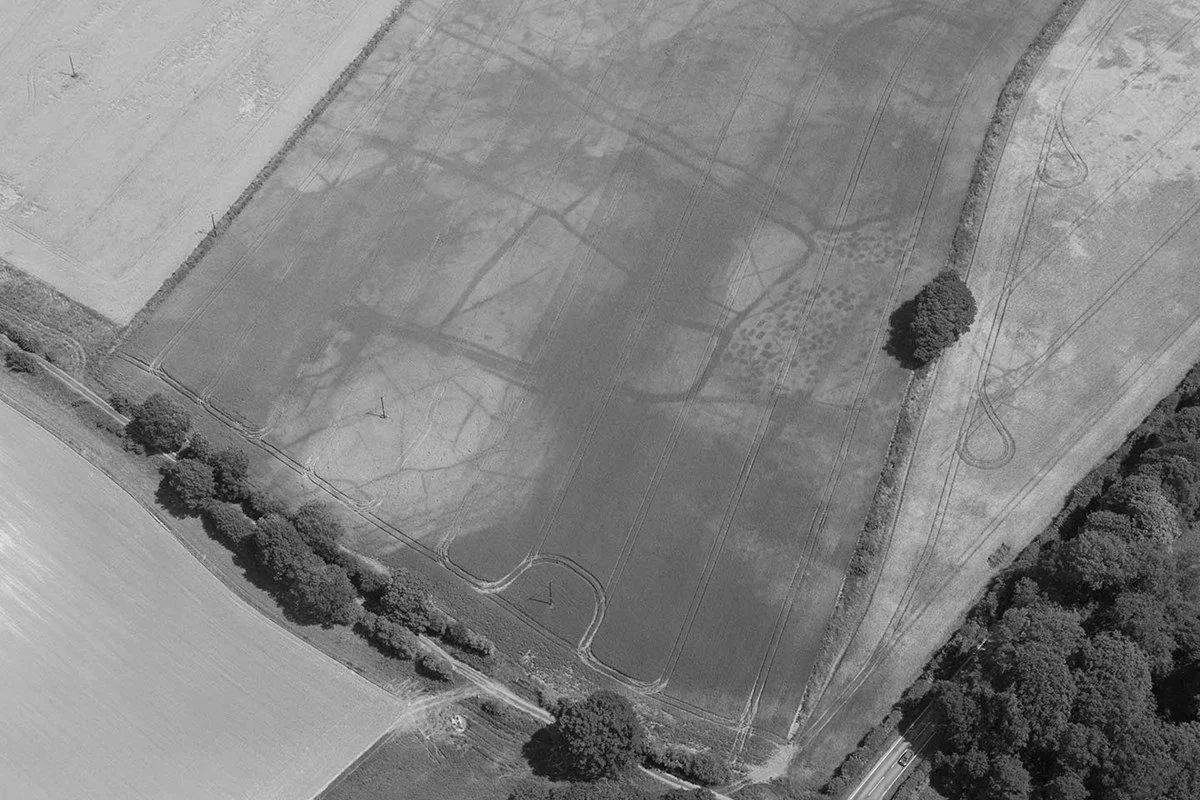
#> input picture Greyscaled/SampleThree.png, 1200 x 800 px, found by its file name; the run also reads 1 picture not shown here
$ python Kirsch.py
#> lines starting #> are read from the running program, lines starting #| are printed output that depends on the picture
import cv2
from cv2 import GaussianBlur
from cv2 import medianBlur
from matplotlib.pyplot import yticks
import numpy as np
import matplotlib.pyplot as plt

img0 = cv2.imread("Greyscaled/SampleThree.png")
#> img0 is the input picture: shape (800, 1200, 3); min 1, max 243, mean 131.2
img1 = cv2.imread("Histogram Equalized.jpg")
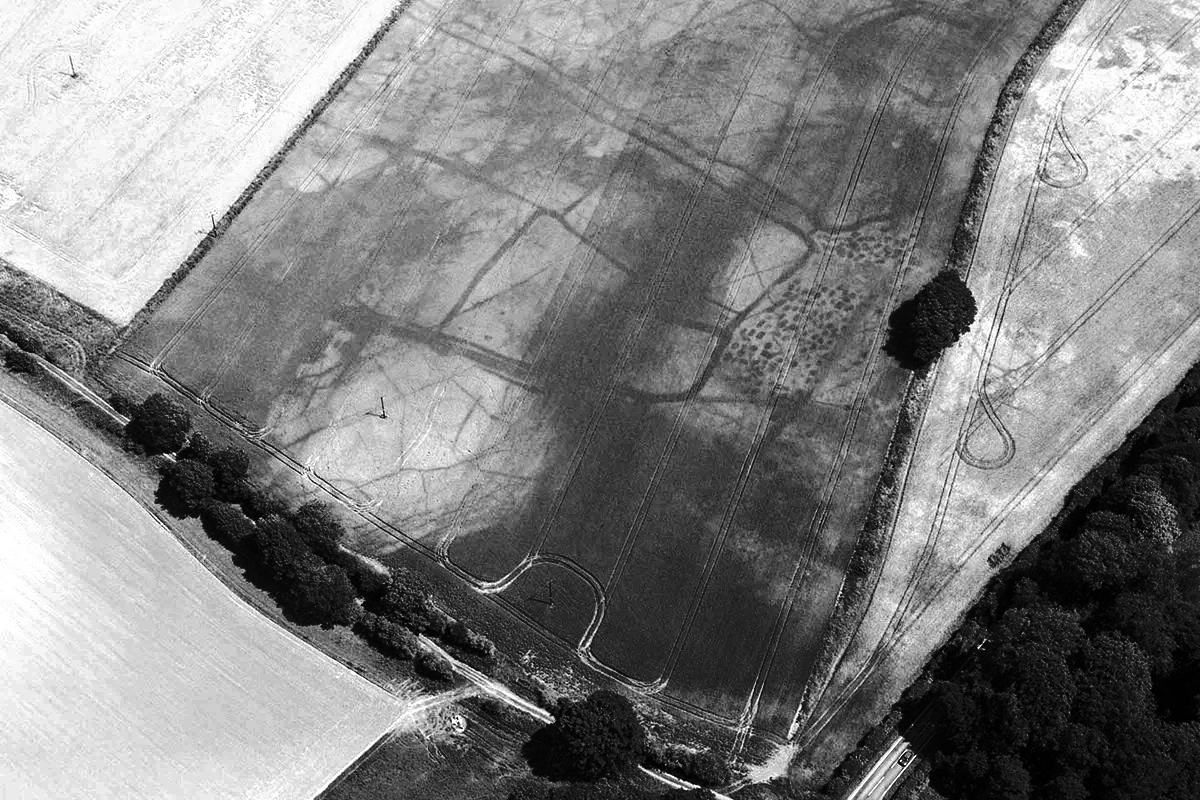
#> input picture Histogram Equalized.jpg, 1200 x 800 px, found by its file name
#> img1 is the input picture: shape (800, 1200, 3); min 0, max 255, mean 129.6
img2 = cv2.imread("SingContrast 0.2.jpg")
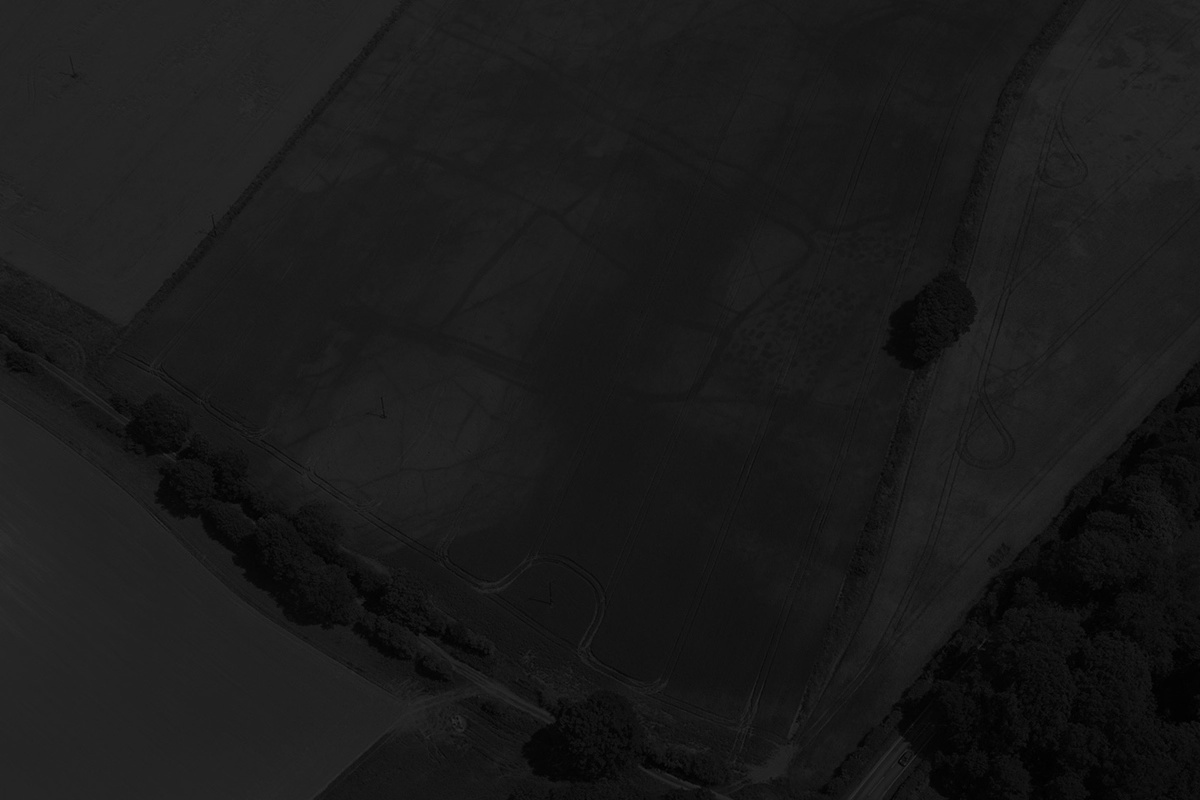
#> input picture SingContrast 0.2.jpg, 1200 x 800 px, found by its file name
#> img2 is the input picture: shape (800, 1200, 3); min 0, max 48, mean 26.2
img3 = cv2.imread("Degraded Images/Sample One Blurr.jpeg")

KirschN = np.array([[-3,-3,5],[-3,0,5], [-3,-3,5]])
KirschNW = np.array([[-3,5,5],[-3,0,5],[-3,-3,-3]])
KirschW = np.array([[5,5,5],[-3,0,-3],[3,-3,-3]])
KirschSW = np.array([[5,5,-3],[5,0,-3],[-3,-3,-3]])
KirschS = np.array([[5,-3,-3],[5,0,-3],[5,-3,-3]])
KirschSE = np.array([[-3,-3,-3],[5,0,-3],[5,5,-3]])
KirschE = np.array([[-3,-3,-3],[-3,0,-3],[5,5,5]])
KirschNE = np.array([[-3,-3,-3],[-3,0,5],[-3,5,5]])

edge_p1 = (cv2.filter2D(img1,-1, KirschN) + cv2.filter2D(img1,-1, KirschNW)+
           cv2.filter2D(img1,-1, KirschW) + cv2.filter2D(img1,-1, KirschSW)+
           cv2.filter2D(img1,-1, KirschS) + cv2.filter2D(img1,-1, KirschSE)+
           cv2.filter2D(img1,-1, KirschE) + cv2.filter2D(img1,-1, KirschNE))

edge_p2 = (cv2.filter2D(img2,-1, KirschN) + cv2.filter2D(img2,-1, KirschNW)+
           cv2.filter2D(img2,-1, KirschW) + cv2.filter2D(img2,-1, KirschSW)+
           cv2.filter2D(img2,-1, KirschS) + cv2.filter2D(img2,-1, KirschSE)+
           cv2.filter2D(img2,-1, KirschE) + cv2.filter2D(img2,-1, KirschNE))

edge_p3 = (cv2.filter2D(img3,-1, KirschN) + cv2.filter2D(img3,-1, KirschNW)+
           cv2.filter2D(img3,-1, KirschW) + cv2.filter2D(img3,-1, KirschSW)+
           cv2.filter2D(img3,-1, KirschS) + cv2.filter2D(img3,-1, KirschSE)+
           cv2.filter2D(img3,-1, KirschE) + cv2.filter2D(img3,-1, KirschNE))
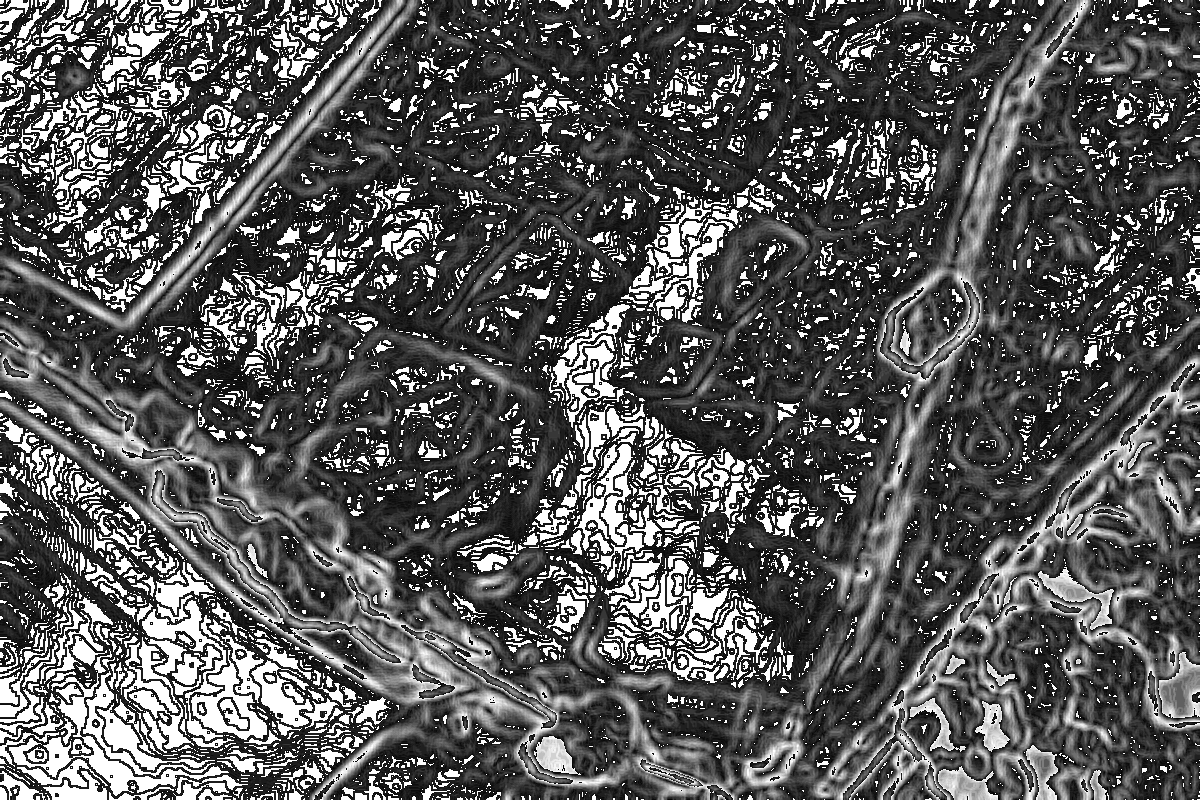
#> edge_p3: shape (800, 1200, 3); min 0, max 255, mean 88.5

edge_p4 = (cv2.filter2D(img0,-1, KirschN) + cv2.filter2D(img0,-1, KirschNW)+
           cv2.filter2D(img0,-1, KirschW) + cv2.filter2D(img0,-1, KirschSW)+
           cv2.filter2D(img0,-1, KirschS) + cv2.filter2D(img0,-1, KirschSE)+
           cv2.filter2D(img0,-1, KirschE) + cv2.filter2D(img0,-1, KirschNE))
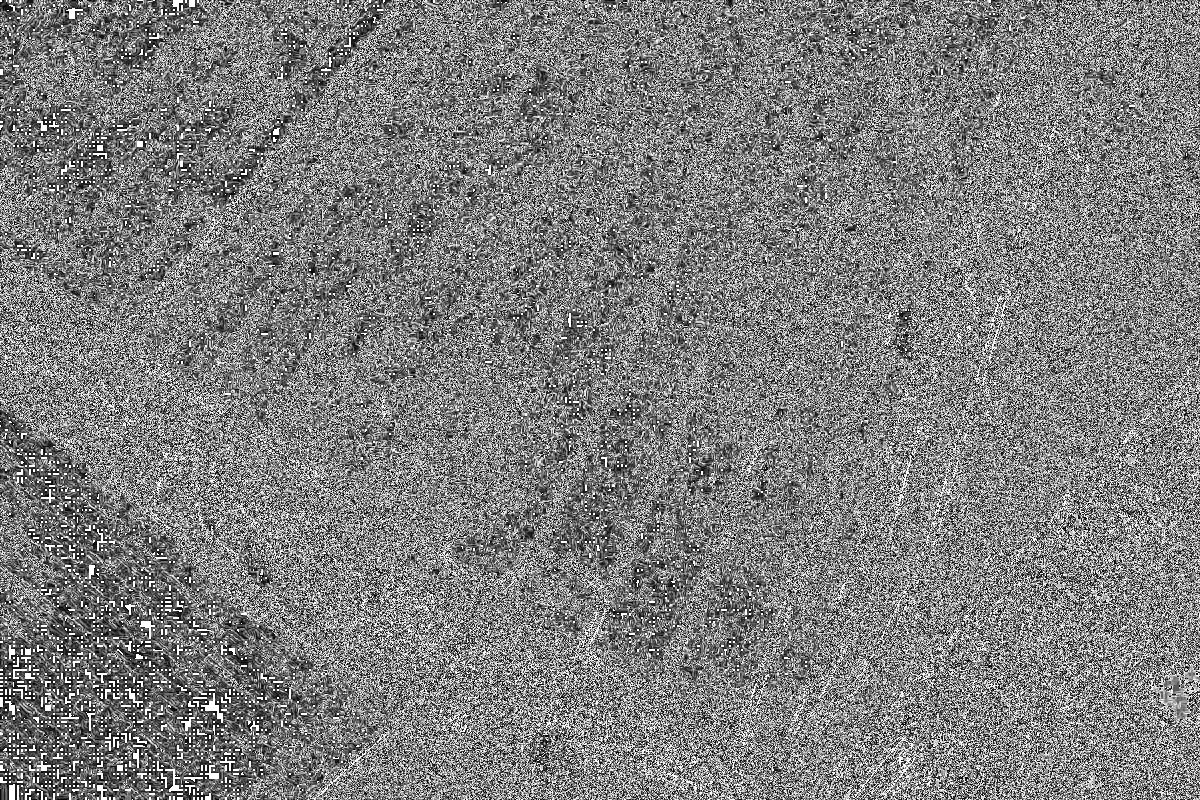
#> edge_p4: shape (800, 1200, 3); min 0, max 255, mean 125.9


titles = ["Original","Histogram Equalized","Contrast Dark","Median Filtered"]

images = [edge_p4,edge_p1,edge_p2, edge_p3]
for i in range(4):
    plt.subplot(2,2,i+1)
    plt.imshow(images[i])
    plt.title(titles[i])
    plt.xticks([])
    plt.yticks([])

plt.show()

cv2.waitKey()
cv2.destroyAllWindows()
